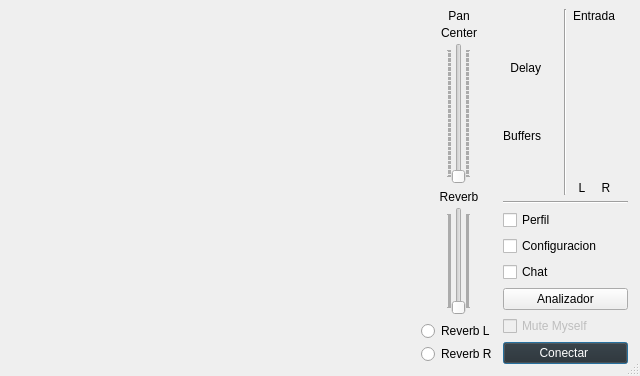
<?xml version="1.0" encoding="UTF-8"?>
<ui version="4.0">
 <class>CClientDlgBase</class>
 <widget class="QDialog" name="CClientDlgBase">
  <property name="geometry">
   <rect>
    <x>0</x>
    <y>0</y>
    <width>640</width>
    <height>376</height>
   </rect>
  </property>
  <property name="windowTitle">
   <string/>
  </property>
  <property name="windowIcon">
   <iconset resource="resources.qrc">
    <normaloff>:/png/main/res/fronticon.png</normaloff>:/png/main/res/fronticon.png</iconset>
  </property>
  <property name="styleSheet">
   <string/>
  </property>
  <property name="sizeGripEnabled">
   <bool>true</bool>
  </property>
  <layout class="QHBoxLayout">
   <property name="leftMargin">
    <number>0</number>
   </property>
   <property name="topMargin">
    <number>0</number>
   </property>
   <property name="rightMargin">
    <number>3</number>
   </property>
   <property name="bottomMargin">
    <number>3</number>
   </property>
   <item>
    <widget class="QFrame" name="backgroundFrame">
     <property name="sizePolicy">
      <sizepolicy hsizetype="Expanding" vsizetype="Expanding">
       <horstretch>0</horstretch>
       <verstretch>0</verstretch>
      </sizepolicy>
     </property>
     <property name="minimumSize">
      <size>
       <width>0</width>
       <height>0</height>
      </size>
     </property>
     <property name="frameShape">
      <enum>QFrame::NoFrame</enum>
     </property>
     <property name="frameShadow">
      <enum>QFrame::Plain</enum>
     </property>
     <layout class="QHBoxLayout">
      <item>
       <widget class="CAudioMixerBoard" name="MainMixerBoard" native="true">
        <property name="sizePolicy">
         <sizepolicy hsizetype="Expanding" vsizetype="Preferred">
          <horstretch>0</horstretch>
          <verstretch>0</verstretch>
         </sizepolicy>
        </property>
       </widget>
      </item>
      <item>
       <layout class="QVBoxLayout">
        <item>
         <layout class="QVBoxLayout">
          <property name="spacing">
           <number>3</number>
          </property>
          <item>
           <widget class="QLabel" name="lblAudioPan">
            <property name="text">
             <string>Pan</string>
            </property>
            <property name="alignment">
             <set>Qt::AlignCenter</set>
            </property>
           </widget>
          </item>
          <item>
           <widget class="QLabel" name="lblAudioPanValue">
            <property name="minimumSize">
             <size>
              <width>50</width>
              <height>0</height>
             </size>
            </property>
            <property name="text">
             <string>Center</string>
            </property>
            <property name="alignment">
             <set>Qt::AlignCenter</set>
            </property>
            <property name="wordWrap">
             <bool>false</bool>
            </property>
           </widget>
          </item>
          <item>
           <layout class="QHBoxLayout">
            <item>
             <spacer>
              <property name="orientation">
               <enum>Qt::Horizontal</enum>
              </property>
              <property name="sizeType">
               <enum>QSizePolicy::Minimum</enum>
              </property>
              <property name="sizeHint" stdset="0">
               <size>
                <width>0</width>
                <height>20</height>
               </size>
              </property>
             </spacer>
            </item>
            <item>
             <widget class="QSlider" name="sldAudioPan">
              <property name="styleSheet">
               <string/>
              </property>
              <property name="pageStep">
               <number>1</number>
              </property>
              <property name="orientation">
               <enum>Qt::Vertical</enum>
              </property>
              <property name="tickPosition">
               <enum>QSlider::TicksBothSides</enum>
              </property>
             </widget>
            </item>
            <item>
             <spacer>
              <property name="orientation">
               <enum>Qt::Horizontal</enum>
              </property>
              <property name="sizeType">
               <enum>QSizePolicy::Minimum</enum>
              </property>
              <property name="sizeHint" stdset="0">
               <size>
                <width>0</width>
                <height>20</height>
               </size>
              </property>
             </spacer>
            </item>
           </layout>
          </item>
         </layout>
        </item>
        <item>
         <layout class="QVBoxLayout">
          <item>
           <layout class="QVBoxLayout">
            <property name="spacing">
             <number>3</number>
            </property>
            <item>
             <widget class="QLabel" name="lblAudioReverb">
              <property name="text">
               <string>Reverb</string>
              </property>
              <property name="alignment">
               <set>Qt::AlignCenter</set>
              </property>
             </widget>
            </item>
            <item>
             <layout class="QHBoxLayout">
              <item>
               <spacer>
                <property name="orientation">
                 <enum>Qt::Horizontal</enum>
                </property>
                <property name="sizeType">
                 <enum>QSizePolicy::Minimum</enum>
                </property>
                <property name="sizeHint" stdset="0">
                 <size>
                  <width>0</width>
                  <height>20</height>
                 </size>
                </property>
               </spacer>
              </item>
              <item>
               <widget class="QSlider" name="sldAudioReverb">
                <property name="pageStep">
                 <number>1</number>
                </property>
                <property name="orientation">
                 <enum>Qt::Vertical</enum>
                </property>
                <property name="tickPosition">
                 <enum>QSlider::TicksBothSides</enum>
                </property>
               </widget>
              </item>
              <item>
               <spacer>
                <property name="orientation">
                 <enum>Qt::Horizontal</enum>
                </property>
                <property name="sizeType">
                 <enum>QSizePolicy::Minimum</enum>
                </property>
                <property name="sizeHint" stdset="0">
                 <size>
                  <width>0</width>
                  <height>20</height>
                 </size>
                </property>
               </spacer>
              </item>
             </layout>
            </item>
           </layout>
          </item>
          <item>
           <layout class="QVBoxLayout" name="_2">
            <property name="spacing">
             <number>3</number>
            </property>
            <item>
             <widget class="QRadioButton" name="rbtReverbSelL">
              <property name="text">
               <string>Reverb L</string>
              </property>
             </widget>
            </item>
            <item>
             <widget class="QRadioButton" name="rbtReverbSelR">
              <property name="text">
               <string>Reverb R</string>
              </property>
             </widget>
            </item>
           </layout>
          </item>
         </layout>
        </item>
       </layout>
      </item>
      <item>
       <layout class="QVBoxLayout">
        <item>
         <layout class="QHBoxLayout">
          <item>
           <layout class="QVBoxLayout">
            <property name="spacing">
             <number>3</number>
            </property>
            <item>
             <layout class="QHBoxLayout"/>
            </item>
            <item>
             <spacer>
              <property name="orientation">
               <enum>Qt::Vertical</enum>
              </property>
              <property name="sizeHint" stdset="0">
               <size>
                <width>13</width>
                <height>13</height>
               </size>
              </property>
             </spacer>
            </item>
            <item>
             <layout class="QHBoxLayout">
              <item>
               <widget class="QLabel" name="lblDelay">
                <property name="text">
                 <string>Delay</string>
                </property>
                <property name="alignment">
                 <set>Qt::AlignRight|Qt::AlignTrailing|Qt::AlignVCenter</set>
                </property>
                <property name="wordWrap">
                 <bool>false</bool>
                </property>
               </widget>
              </item>
              <item>
               <widget class="CMultiColorLED" name="ledDelay" native="true">
                <property name="sizePolicy">
                 <sizepolicy hsizetype="Fixed" vsizetype="Fixed">
                  <horstretch>0</horstretch>
                  <verstretch>0</verstretch>
                 </sizepolicy>
                </property>
                <property name="minimumSize">
                 <size>
                  <width>14</width>
                  <height>14</height>
                 </size>
                </property>
                <property name="maximumSize">
                 <size>
                  <width>14</width>
                  <height>14</height>
                 </size>
                </property>
               </widget>
              </item>
             </layout>
            </item>
            <item>
             <spacer>
              <property name="orientation">
               <enum>Qt::Vertical</enum>
              </property>
              <property name="sizeHint" stdset="0">
               <size>
                <width>13</width>
                <height>13</height>
               </size>
              </property>
             </spacer>
            </item>
            <item>
             <layout class="QHBoxLayout">
              <item>
               <widget class="QLabel" name="lblBuffers">
                <property name="text">
                 <string>Buffers</string>
                </property>
                <property name="alignment">
                 <set>Qt::AlignRight|Qt::AlignTrailing|Qt::AlignVCenter</set>
                </property>
                <property name="wordWrap">
                 <bool>false</bool>
                </property>
               </widget>
              </item>
              <item>
               <widget class="CMultiColorLED" name="ledBuffers" native="true">
                <property name="sizePolicy">
                 <sizepolicy hsizetype="Fixed" vsizetype="Fixed">
                  <horstretch>0</horstretch>
                  <verstretch>0</verstretch>
                 </sizepolicy>
                </property>
                <property name="minimumSize">
                 <size>
                  <width>14</width>
                  <height>14</height>
                 </size>
                </property>
                <property name="maximumSize">
                 <size>
                  <width>14</width>
                  <height>14</height>
                 </size>
                </property>
               </widget>
              </item>
             </layout>
            </item>
            <item>
             <spacer>
              <property name="orientation">
               <enum>Qt::Vertical</enum>
              </property>
              <property name="sizeHint" stdset="0">
               <size>
                <width>13</width>
                <height>13</height>
               </size>
              </property>
             </spacer>
            </item>
           </layout>
          </item>
          <item>
           <widget class="Line" name="lineMeter">
            <property name="orientation">
             <enum>Qt::Vertical</enum>
            </property>
           </widget>
          </item>
          <item>
           <layout class="QVBoxLayout">
            <item>
             <widget class="QLabel" name="lblInputLEDMeter">
              <property name="text">
               <string>Entrada</string>
              </property>
              <property name="alignment">
               <set>Qt::AlignCenter</set>
              </property>
             </widget>
            </item>
            <item>
             <layout class="QHBoxLayout">
              <item>
               <widget class="CMultiColorLEDBar" name="lbrInputLevelL" native="true">
                <property name="sizePolicy">
                 <sizepolicy hsizetype="Fixed" vsizetype="Expanding">
                  <horstretch>0</horstretch>
                  <verstretch>0</verstretch>
                 </sizepolicy>
                </property>
                <property name="minimumSize">
                 <size>
                  <width>16</width>
                  <height>88</height>
                 </size>
                </property>
               </widget>
              </item>
              <item>
               <widget class="CMultiColorLEDBar" name="lbrInputLevelR" native="true">
                <property name="sizePolicy">
                 <sizepolicy hsizetype="Fixed" vsizetype="Expanding">
                  <horstretch>0</horstretch>
                  <verstretch>0</verstretch>
                 </sizepolicy>
                </property>
                <property name="minimumSize">
                 <size>
                  <width>16</width>
                  <height>88</height>
                 </size>
                </property>
               </widget>
              </item>
             </layout>
            </item>
            <item>
             <layout class="QHBoxLayout">
              <item>
               <widget class="QLabel" name="lblLevelMeterLeft">
                <property name="text">
                 <string>L</string>
                </property>
                <property name="alignment">
                 <set>Qt::AlignCenter</set>
                </property>
               </widget>
              </item>
              <item>
               <widget class="QLabel" name="lblLevelMeterRight">
                <property name="text">
                 <string>R</string>
                </property>
                <property name="alignment">
                 <set>Qt::AlignCenter</set>
                </property>
               </widget>
              </item>
             </layout>
            </item>
           </layout>
          </item>
          <item>
           <spacer>
            <property name="orientation">
             <enum>Qt::Horizontal</enum>
            </property>
            <property name="sizeType">
             <enum>QSizePolicy::Minimum</enum>
            </property>
            <property name="sizeHint" stdset="0">
             <size>
              <width>13</width>
              <height>20</height>
             </size>
            </property>
           </spacer>
          </item>
         </layout>
        </item>
        <item>
         <widget class="Line" name="lineUpperLowerLeft">
          <property name="orientation">
           <enum>Qt::Horizontal</enum>
          </property>
         </widget>
        </item>
        <item>
         <widget class="QCheckBox" name="chbPerfil">
          <property name="text">
           <string>Perfil</string>
          </property>
         </widget>
        </item>
        <item>
         <widget class="QCheckBox" name="chbSettings">
          <property name="text">
           <string>Configuracion</string>
          </property>
         </widget>
        </item>
        <item>
         <widget class="QCheckBox" name="chbChat">
          <property name="text">
           <string>Chat</string>
          </property>
         </widget>
        </item>
        <item>
         <widget class="QPushButton" name="Consola">
          <property name="text">
           <string>Analizador</string>
          </property>
         </widget>
        </item>
        <item>
         <widget class="QCheckBox" name="chbLocalMute">
          <property name="enabled">
           <bool>false</bool>
          </property>
          <property name="text">
           <string>Mute Myself</string>
          </property>
         </widget>
        </item>
        <item>
         <widget class="QPushButton" name="butConnect">
          <property name="styleSheet">
           <string notr="true">background-color: rgb(40, 40, 40);
border-color: rgb(40,40,40);
color: rgb(255, 255, 255);
</string>
          </property>
          <property name="text">
           <string>Conectar </string>
          </property>
          <property name="default">
           <bool>true</bool>
          </property>
         </widget>
        </item>
       </layout>
      </item>
     </layout>
    </widget>
   </item>
  </layout>
 </widget>
 <customwidgets>
  <customwidget>
   <class>CMultiColorLED</class>
   <extends>QWidget</extends>
   <header>multicolorled.h</header>
  </customwidget>
  <customwidget>
   <class>CAudioMixerBoard</class>
   <extends>QWidget</extends>
   <header>audiomixerboard.h</header>
  </customwidget>
  <customwidget>
   <class>CMultiColorLEDBar</class>
   <extends>QWidget</extends>
   <header>multicolorledbar.h</header>
   <container>1</container>
  </customwidget>
 </customwidgets>
 <tabstops>
  <tabstop>butConnect</tabstop>
  <tabstop>chbSettings</tabstop>
  <tabstop>chbChat</tabstop>
  <tabstop>chbLocalMute</tabstop>
  <tabstop>sldAudioPan</tabstop>
  <tabstop>sldAudioReverb</tabstop>
  <tabstop>rbtReverbSelL</tabstop>
  <tabstop>rbtReverbSelR</tabstop>
 </tabstops>
 <resources>
  <include location="resources.qrc"/>
 </resources>
 <connections/>
</ui>
